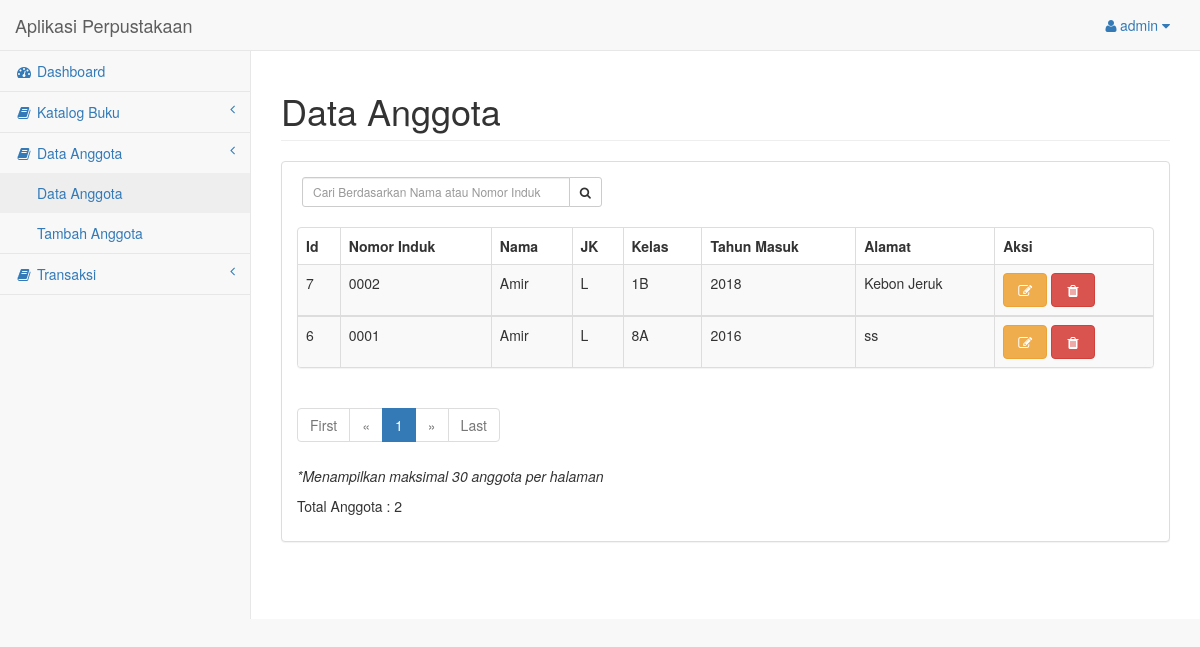
The app's page /halaman_admin/anggota-list.php (signed in) with its own data.
### tables this page shows
CREATE TABLE `anggota` (
  `id_anggota` int(64) NOT NULL,
  `nomor_induk` varchar(20) NOT NULL,
  `nama_siswa` varchar(100) NOT NULL,
  `jk` varchar(10) NOT NULL,
  `kelas` varchar(5) NOT NULL,
  `tahun_masuk` varchar(10) NOT NULL,
  `alamat` text NOT NULL
);

### halaman_admin/anggota-list.php (the view, shortened to what this page needs)
<?php
include("layout-header.php");
?>
<div id="page-wrapper">
    <div class="row">
        <div class="col-lg-12">
            <h1 class="page-header">Data Anggota</h1>
        </div>
    </div>
    <div class="row">
        <div class="col-lg-12">
            <div class="panel panel-default">
                <div class="panel-body">
                    <div class="row">
                        <div class="row">
                           <div class="box-tools" style="width: 300px; margin-left: 35px; margin-bottom: 20px;">
                            <form action="anggota-list.php" method="GET">
                                <div class="input-group">
                                    <input type='text' class="form-control input-sm pull-right" name='qcari' placeholder='Cari Berdasarkan Nama atau Nomor Induk' required />
                                    <div class="input-group-btn">
                                        <button class="btn btn-sm btn-default" type="submit"><i class="fa fa-search"></i></button>
                                    </div>
                                </div>
                            </form>
                        </div>
                    </div>
                    <div class="col-lg-12">
                        <div class="panel panel-default">
                            <div class="table-responsive">
                                <table class="table table-striped table-bordered table-hover">
                                    <?php
                                    $page = (isset($_GET['page'])) ? $_GET['page'] : 1;
                                        $limit = 30;
                                        $limit_start = ($page - 1) * $limit;
                                        if(isset($_GET['qcari'])){
                                            $qcari = $_GET['qcari'];
                                            $sql = "SELECT * FROM anggota WHERE nama_siswa like '%$qcari%' OR nomor_induk like '%$qcari%'";
                                        } else{
                                            $sql = "SELECT * FROM anggota ORDER by kelas LIMIT ".$limit_start.",".$limit;
                                        }
                                        $query = mysqli_query($koneksi, $sql);
                                        if (mysqli_num_rows($query) < 1) {
                                            echo "Tidak Ada Data";
                                        } else {
                                            echo "<thead>";
                                            echo "<tr>";
                                            echo "<th>Id</th>";
                                            echo "<th>Nomor Induk</th>";
                                            echo "<th>Nama</th>";
                                            echo "<th>JK</th>";
                                            echo "<th>Kelas</th>";
                                            echo "<th>Tahun Masuk</th>";
                                            echo "<th>Alamat</th>";
                                            echo "<th>Aksi</th>";
                                            echo "</tr>";
                                            echo "</thead>";
                                        }
                                        while ($anggota = mysqli_fetch_array($query)){
                                            echo "<tbody>";
                                            echo "<tr>";
                                            echo "<td>".$anggota['id_anggota']."</td>";
                                            echo "<td>".$anggota['nomor_induk']."</td>";
                                            echo "<td>".$anggota['nama_siswa']."</td>";
                                            echo "<td>".$anggota['jk']."</td>";
                                            echo "<td>".$anggota['kelas']."</td>";
                                            echo "<td>".$anggota['tahun_masuk']."</td>";
                                            echo "<td>".$anggota['alamat']."</td>";
                                            echo "<td>";
                                            echo "<a class='btn btn-warning' data-toggle='tooltip' data-placement='left' title='Edit' href='anggota-formedit.php?id_anggota=".$anggota['id_anggota']."'><i class='fa fa-edit fa-fw'></i></a> <a class='btn btn-danger' data-toggle='tooltip' data-placement='left' title='Edit' href='anggota-hapus.php?id_anggota=".$anggota['id_anggota']."' onClick ='return hapus()'><i class='fa fa-trash fa-fw'></i></a> ";
                                            echo "</td>";
                                            echo "</tr>";
                                            echo "</tbody>";
                                        }
                                        ?>
                                    </table>
                                </div>
                            </div>
                            <div class="row">
                                <div class="col-lg-6">
                                <ul class="pagination">
                                    <?php
                                if ($page == 1) {
                                    ?>
                                    <li class="disabled"><a href="#">First</a></li>
                                    <li class="disabled"><a href="#">&laquo;</a></li>
                                    <?php
                                } else {
                                    $link_prev = ($page > 1) ? $page - 1 : 1;
                                    ?>
                                    <li><a href="anggota-list.php?page=1">First</a></li>
                                    <li><a href="anggota-list?page=<?php echo $link_prev; ?>">&laquo;</a></li>
                                    <?php
                                }
                                ?>
                                <?php
                                $sql2 = "SELECT COUNT(*) AS jmlh FROM anggota";
                                $query2 = mysqli_query($koneksi, $sql2);
                                $get_jumlah = mysqli_fetch_array($query2);
                                $jumlah_page = ceil($get_jumlah['jmlh'] / $limit);
                                $jumlah_number = 3;
                                $start_number = ($page > $jumlah_number) ? $page - $jumlah_number : 1;
                                $end_number = ($page < ($jumlah_page - $jumlah_number)) ? $page + $jumlah_number : $jumlah_page;
                                for ($i = $start_number; $i <= $end_number; $i++) {
                                    $link_active = ($page == $i) ? 'class="active"' : '';
                                    ?>
                                    <li <?php echo $link_active; ?>><a href="anggota-list.php?page=<?php echo $i; ?>"><?php echo $i; ?></a></li>
                                    <?php
                                }
                                ?>
                                <?php
                                if ($page == $jumlah_page) {
                                    ?>
                                    <li class="disabled"><a href="#">&raquo;</a></li>
                                    <li class="disabled"><a href="#">Last</a></li>
                                    <?php
                                } else {
                                    $link_next = ($page < $jumlah_page) ? $page + 1 : $jumlah_page;
                                    ?>
                                    <li><a href="anggota-list.php?page=<?php echo $link_next; ?>">&raquo;</a></li>
                                    <li><a href="anggota-list.php?page=<?php echo $jumlah_page; ?>">Last</a></li>
                                    <?php
                                }
                                ?>
                            </ul>
                        </div>
                    </div>
                    <p><i>*Menampilkan maksimal 30 anggota per halaman</i></p>
                    <p>Total Anggota : <?php echo mysqli_num_rows($query);  ?></p>
                </div>
            </div>
        </div>
    </div>
</div>
</div>
</div>
</div>
<?php include("layout-footer.php"); ?>

### records on screen
anggota: id_anggota "7", nomor_induk "0002", nama_siswa "Amir", jk "L", kelas "1B", tahun_masuk "2018", alamat "Kebon Jeruk"
anggota: id_anggota "6", nomor_induk "0001", nama_siswa "Amir", jk "L", kelas "8A", tahun_masuk "2016", alamat "ss"

### other values on screen
$_SESSION['username'] "admin"
mysqli_num_rows($query) "2"
